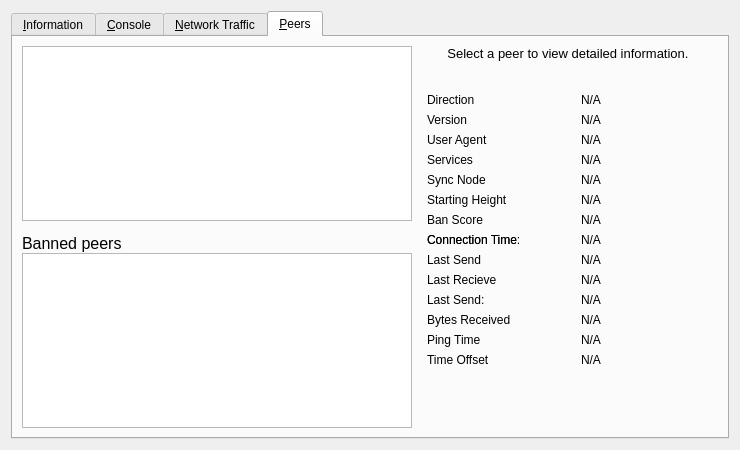
<?xml version="1.0" encoding="UTF-8"?>
<ui version="4.0">
 <class>RPCConsole</class>
 <widget class="QWidget" name="RPCConsole">
  <property name="geometry">
   <rect>
    <x>0</x>
    <y>0</y>
    <width>740</width>
    <height>450</height>
   </rect>
  </property>
  <property name="windowTitle">
   <string>Octopus - Debug window</string>
  </property>
  <layout class="QVBoxLayout" name="verticalLayout_2">
   <item>
    <widget class="QTabWidget" name="tabWidget">
     <property name="currentIndex">
      <number>3</number>
     </property>
     <widget class="QWidget" name="tab_info">
      <attribute name="title">
       <string>&amp;Information</string>
      </attribute>
      <layout class="QFormLayout" name="formLayout">
       <item row="0" column="0">
        <widget class="QLabel" name="label_9">
         <property name="font">
          <font>
           <weight>75</weight>
           <bold>true</bold>
          </font>
         </property>
         <property name="text">
          <string>Octopus Core</string>
         </property>
        </widget>
       </item>
       <item row="1" column="0">
        <widget class="QLabel" name="label_5">
         <property name="text">
          <string>Client name</string>
         </property>
        </widget>
       </item>
       <item row="1" column="1">
        <widget class="QLabel" name="clientName">
         <property name="cursor">
          <cursorShape>IBeamCursor</cursorShape>
         </property>
         <property name="text">
          <string>N/A</string>
         </property>
         <property name="textFormat">
          <enum>Qt::PlainText</enum>
         </property>
         <property name="textInteractionFlags">
          <set>Qt::LinksAccessibleByMouse|Qt::TextSelectableByKeyboard|Qt::TextSelectableByMouse</set>
         </property>
        </widget>
       </item>
       <item row="2" column="0">
        <widget class="QLabel" name="label_6">
         <property name="text">
          <string>Client version</string>
         </property>
        </widget>
       </item>
       <item row="2" column="1">
        <widget class="QLabel" name="clientVersion">
         <property name="cursor">
          <cursorShape>IBeamCursor</cursorShape>
         </property>
         <property name="text">
          <string>N/A</string>
         </property>
         <property name="textFormat">
          <enum>Qt::PlainText</enum>
         </property>
         <property name="textInteractionFlags">
          <set>Qt::LinksAccessibleByMouse|Qt::TextSelectableByKeyboard|Qt::TextSelectableByMouse</set>
         </property>
        </widget>
       </item>
       <item row="3" column="0">
        <widget class="QLabel" name="label_14">
         <property name="text">
          <string>Using OpenSSL version</string>
         </property>
         <property name="indent">
          <number>10</number>
         </property>
        </widget>
       </item>
       <item row="3" column="1">
        <widget class="QLabel" name="openSSLVersion">
         <property name="cursor">
          <cursorShape>IBeamCursor</cursorShape>
         </property>
         <property name="text">
          <string>N/A</string>
         </property>
         <property name="textFormat">
          <enum>Qt::PlainText</enum>
         </property>
         <property name="textInteractionFlags">
          <set>Qt::LinksAccessibleByMouse|Qt::TextSelectableByKeyboard|Qt::TextSelectableByMouse</set>
         </property>
        </widget>
       </item>
       <item row="4" column="0">
        <widget class="QLabel" name="label_12">
         <property name="text">
          <string>Build date</string>
         </property>
        </widget>
       </item>
       <item row="4" column="1">
        <widget class="QLabel" name="buildDate">
         <property name="cursor">
          <cursorShape>IBeamCursor</cursorShape>
         </property>
         <property name="text">
          <string>N/A</string>
         </property>
         <property name="textFormat">
          <enum>Qt::PlainText</enum>
         </property>
         <property name="textInteractionFlags">
          <set>Qt::LinksAccessibleByMouse|Qt::TextSelectableByKeyboard|Qt::TextSelectableByMouse</set>
         </property>
        </widget>
       </item>
       <item row="5" column="0">
        <widget class="QLabel" name="label_13">
         <property name="text">
          <string>Startup time</string>
         </property>
        </widget>
       </item>
       <item row="5" column="1">
        <widget class="QLabel" name="startupTime">
         <property name="cursor">
          <cursorShape>IBeamCursor</cursorShape>
         </property>
         <property name="text">
          <string>N/A</string>
         </property>
         <property name="textFormat">
          <enum>Qt::PlainText</enum>
         </property>
         <property name="textInteractionFlags">
          <set>Qt::LinksAccessibleByMouse|Qt::TextSelectableByKeyboard|Qt::TextSelectableByMouse</set>
         </property>
        </widget>
       </item>
       <item row="6" column="0">
        <widget class="QLabel" name="label_11">
         <property name="font">
          <font>
           <weight>75</weight>
           <bold>true</bold>
          </font>
         </property>
         <property name="text">
          <string>Network</string>
         </property>
        </widget>
       </item>
       <item row="7" column="0">
        <widget class="QLabel" name="label_7">
         <property name="text">
          <string>Number of connections</string>
         </property>
        </widget>
       </item>
       <item row="7" column="1">
        <widget class="QLabel" name="numberOfConnections">
         <property name="cursor">
          <cursorShape>IBeamCursor</cursorShape>
         </property>
         <property name="text">
          <string>N/A</string>
         </property>
         <property name="textFormat">
          <enum>Qt::PlainText</enum>
         </property>
         <property name="textInteractionFlags">
          <set>Qt::LinksAccessibleByMouse|Qt::TextSelectableByKeyboard|Qt::TextSelectableByMouse</set>
         </property>
        </widget>
       </item>
       <item row="8" column="0">
        <widget class="QLabel" name="label_15">
         <property name="text">
          <string>Number of masternodes</string>
         </property>
        </widget>
       </item>
       <item row="8" column="1">
        <widget class="QLabel" name="masternodeCount">
         <property name="cursor">
          <cursorShape>IBeamCursor</cursorShape>
         </property>
         <property name="text">
          <string>N/A</string>
         </property>
         <property name="textFormat">
          <enum>Qt::PlainText</enum>
         </property>
         <property name="textInteractionFlags">
          <set>Qt::LinksAccessibleByMouse|Qt::TextSelectableByKeyboard|Qt::TextSelectableByMouse</set>
         </property>
        </widget>
       </item>
       <item row="9" column="0">
        <widget class="QLabel" name="label_8">
         <property name="text">
          <string>On testnet</string>
         </property>
        </widget>
       </item>
       <item row="9" column="1">
        <widget class="QCheckBox" name="isTestNet">
         <property name="enabled">
          <bool>false</bool>
         </property>
         <property name="text">
          <string/>
         </property>
        </widget>
       </item>
       <item row="10" column="0">
        <widget class="QLabel" name="label_10">
         <property name="font">
          <font>
           <weight>75</weight>
           <bold>true</bold>
          </font>
         </property>
         <property name="text">
          <string>Block chain</string>
         </property>
        </widget>
       </item>
       <item row="11" column="0">
        <widget class="QLabel" name="label_3">
         <property name="text">
          <string>Current number of blocks</string>
         </property>
        </widget>
       </item>
       <item row="11" column="1">
        <widget class="QLabel" name="numberOfBlocks">
         <property name="cursor">
          <cursorShape>IBeamCursor</cursorShape>
         </property>
         <property name="text">
          <string>N/A</string>
         </property>
         <property name="textFormat">
          <enum>Qt::PlainText</enum>
         </property>
         <property name="textInteractionFlags">
          <set>Qt::LinksAccessibleByMouse|Qt::TextSelectableByKeyboard|Qt::TextSelectableByMouse</set>
         </property>
        </widget>
       </item>
       <item row="12" column="0">
        <widget class="QLabel" name="label_2">
         <property name="text">
          <string>Last block time</string>
         </property>
        </widget>
       </item>
       <item row="12" column="1">
        <widget class="QLabel" name="lastBlockTime">
         <property name="cursor">
          <cursorShape>IBeamCursor</cursorShape>
         </property>
         <property name="text">
          <string>N/A</string>
         </property>
         <property name="textFormat">
          <enum>Qt::PlainText</enum>
         </property>
         <property name="textInteractionFlags">
          <set>Qt::LinksAccessibleByMouse|Qt::TextSelectableByKeyboard|Qt::TextSelectableByMouse</set>
         </property>
        </widget>
       </item>
       <item row="13" column="0">
        <spacer name="verticalSpacer_2">
         <property name="orientation">
          <enum>Qt::Vertical</enum>
         </property>
         <property name="sizeHint" stdset="0">
          <size>
           <width>20</width>
           <height>10</height>
          </size>
         </property>
        </spacer>
       </item>
       <item row="14" column="0">
        <widget class="QLabel" name="labelDebugLogfile">
         <property name="font">
          <font>
           <weight>75</weight>
           <bold>true</bold>
          </font>
         </property>
         <property name="text">
          <string>Debug log file</string>
         </property>
        </widget>
       </item>
       <item row="15" column="0">
        <widget class="QPushButton" name="openDebugLogfileButton">
         <property name="toolTip">
          <string>Open the Octopus debug log file from the current data directory. This can take a few seconds for large log files.</string>
         </property>
         <property name="text">
          <string>&amp;Open</string>
         </property>
         <property name="autoDefault">
          <bool>false</bool>
         </property>
        </widget>
       </item>
       <item row="16" column="0">
        <widget class="QLabel" name="labelCLOptions">
         <property name="font">
          <font>
           <weight>75</weight>
           <bold>true</bold>
          </font>
         </property>
         <property name="text">
          <string>Command-line options</string>
         </property>
        </widget>
       </item>
       <item row="17" column="0">
        <widget class="QPushButton" name="showCLOptionsButton">
         <property name="toolTip">
          <string>Show the Octopus-Qt help message to get a list with possible Octopus command-line options.</string>
         </property>
         <property name="text">
          <string>&amp;Show</string>
         </property>
         <property name="autoDefault">
          <bool>false</bool>
         </property>
        </widget>
       </item>
       <item row="18" column="0">
        <spacer name="verticalSpacer">
         <property name="orientation">
          <enum>Qt::Vertical</enum>
         </property>
         <property name="sizeHint" stdset="0">
          <size>
           <width>20</width>
           <height>20</height>
          </size>
         </property>
        </spacer>
       </item>
      </layout>
     </widget>
     <widget class="QWidget" name="tab_console">
      <attribute name="title">
       <string>&amp;Console</string>
      </attribute>
      <layout class="QGridLayout" name="gridLayout">
       <item row="0" column="0">
        <widget class="QTextEdit" name="messagesWidget">
         <property name="minimumSize">
          <size>
           <width>0</width>
           <height>100</height>
          </size>
         </property>
         <property name="readOnly">
          <bool>true</bool>
         </property>
         <property name="tabKeyNavigation" stdset="0">
          <bool>false</bool>
         </property>
         <property name="columnCount" stdset="0">
          <number>2</number>
         </property>
        </widget>
       </item>
       <item row="1" column="0">
        <layout class="QHBoxLayout" name="horizontalLayout">
         <property name="spacing">
          <number>3</number>
         </property>
         <item>
          <widget class="QPushButton" name="copyButton">
           <property name="maximumSize">
            <size>
             <width>24</width>
             <height>24</height>
            </size>
           </property>
           <property name="toolTip">
            <string>Copy to clipboard</string>
           </property>
           <property name="text">
            <string/>
           </property>
           <property name="icon">
            <iconset resource="../bitcoin.qrc">
             <normaloff>:/icons/editcopy</normaloff>:/icons/editcopy</iconset>
           </property>
           <property name="shortcut">
            <string notr="true">Ctrl+L</string>
           </property>
           <property name="autoDefault">
            <bool>false</bool>
           </property>
          </widget>
         </item>
         <item>
          <widget class="QLabel" name="label">
           <property name="text">
            <string notr="true">&gt;</string>
           </property>
          </widget>
         </item>
         <item>
          <widget class="QLineEdit" name="lineEdit"/>
         </item>
         <item>
          <widget class="QToolButton" name="pasteButton">
           <property name="sizePolicy">
            <sizepolicy hsizetype="Minimum" vsizetype="Fixed">
             <horstretch>0</horstretch>
             <verstretch>0</verstretch>
            </sizepolicy>
           </property>
           <property name="minimumSize">
            <size>
             <width>24</width>
             <height>24</height>
            </size>
           </property>
           <property name="maximumSize">
            <size>
             <width>24</width>
             <height>24</height>
            </size>
           </property>
           <property name="toolTip">
            <string>Paste from clipboard</string>
           </property>
           <property name="text">
            <string/>
           </property>
           <property name="icon">
            <iconset resource="../bitcoin.qrc">
             <normaloff>:/icons/editpaste</normaloff>:/icons/editpaste</iconset>
           </property>
           <property name="shortcut">
            <string>Alt+P</string>
           </property>
          </widget>
         </item>
        </layout>
       </item>
      </layout>
     </widget>
     <widget class="QWidget" name="tab_nettraffic">
      <attribute name="title">
       <string>&amp;Network Traffic</string>
      </attribute>
      <layout class="QHBoxLayout" name="horizontalLayout_3">
       <item>
        <layout class="QVBoxLayout" name="verticalLayout_4">
         <item>
          <widget class="TrafficGraphWidget" name="trafficGraph" native="true">
           <property name="sizePolicy">
            <sizepolicy hsizetype="Expanding" vsizetype="Expanding">
             <horstretch>0</horstretch>
             <verstretch>0</verstretch>
            </sizepolicy>
           </property>
          </widget>
         </item>
         <item>
          <layout class="QHBoxLayout" name="horizontalLayout_2">
           <item>
            <widget class="QSlider" name="sldGraphRange">
             <property name="minimum">
              <number>1</number>
             </property>
             <property name="maximum">
              <number>288</number>
             </property>
             <property name="pageStep">
              <number>12</number>
             </property>
             <property name="value">
              <number>6</number>
             </property>
             <property name="orientation">
              <enum>Qt::Horizontal</enum>
             </property>
            </widget>
           </item>
           <item>
            <widget class="QLabel" name="lblGraphRange">
             <property name="minimumSize">
              <size>
               <width>100</width>
               <height>0</height>
              </size>
             </property>
             <property name="alignment">
              <set>Qt::AlignCenter</set>
             </property>
            </widget>
           </item>
           <item>
            <widget class="QPushButton" name="btnClearTrafficGraph">
             <property name="text">
              <string>&amp;Clear</string>
             </property>
            </widget>
           </item>
          </layout>
         </item>
        </layout>
       </item>
       <item>
        <layout class="QVBoxLayout" name="verticalLayout">
         <item>
          <widget class="QGroupBox" name="groupBox">
           <property name="title">
            <string>Totals</string>
           </property>
           <layout class="QVBoxLayout" name="verticalLayout_5">
            <item>
             <layout class="QHBoxLayout" name="horizontalLayout_4">
              <item>
               <widget class="Line" name="line">
                <property name="sizePolicy">
                 <sizepolicy hsizetype="Fixed" vsizetype="Fixed">
                  <horstretch>0</horstretch>
                  <verstretch>0</verstretch>
                 </sizepolicy>
                </property>
                <property name="minimumSize">
                 <size>
                  <width>10</width>
                  <height>0</height>
                 </size>
                </property>
                <property name="palette">
                 <palette>
                  <active>
                   <colorrole role="Light">
                    <brush brushstyle="SolidPattern">
                     <color alpha="255">
                      <red>0</red>
                      <green>255</green>
                      <blue>0</blue>
                     </color>
                    </brush>
                   </colorrole>
                  </active>
                  <inactive>
                   <colorrole role="Light">
                    <brush brushstyle="SolidPattern">
                     <color alpha="255">
                      <red>0</red>
                      <green>255</green>
                      <blue>0</blue>
                     </color>
                    </brush>
                   </colorrole>
                  </inactive>
                  <disabled>
                   <colorrole role="Light">
                    <brush brushstyle="SolidPattern">
                     <color alpha="255">
                      <red>0</red>
                      <green>255</green>
                      <blue>0</blue>
                     </color>
                    </brush>
                   </colorrole>
                  </disabled>
                 </palette>
                </property>
                <property name="orientation">
                 <enum>Qt::Horizontal</enum>
                </property>
               </widget>
              </item>
              <item>
               <widget class="QLabel" name="label_16">
                <property name="text">
                 <string>In:</string>
                </property>
               </widget>
              </item>
              <item>
               <widget class="QLabel" name="lblBytesIn">
                <property name="minimumSize">
                 <size>
                  <width>50</width>
                  <height>0</height>
                 </size>
                </property>
                <property name="alignment">
                 <set>Qt::AlignRight|Qt::AlignTrailing|Qt::AlignVCenter</set>
                </property>
               </widget>
              </item>
             </layout>
            </item>
            <item>
             <layout class="QHBoxLayout" name="horizontalLayout_5">
              <item>
               <widget class="Line" name="line_2">
                <property name="sizePolicy">
                 <sizepolicy hsizetype="Fixed" vsizetype="Fixed">
                  <horstretch>0</horstretch>
                  <verstretch>0</verstretch>
                 </sizepolicy>
                </property>
                <property name="minimumSize">
                 <size>
                  <width>10</width>
                  <height>0</height>
                 </size>
                </property>
                <property name="palette">
                 <palette>
                  <active>
                   <colorrole role="Light">
                    <brush brushstyle="SolidPattern">
                     <color alpha="255">
                      <red>255</red>
                      <green>0</green>
                      <blue>0</blue>
                     </color>
                    </brush>
                   </colorrole>
                  </active>
                  <inactive>
                   <colorrole role="Light">
                    <brush brushstyle="SolidPattern">
                     <color alpha="255">
                      <red>255</red>
                      <green>0</green>
                      <blue>0</blue>
                     </color>
                    </brush>
                   </colorrole>
                  </inactive>
                  <disabled>
                   <colorrole role="Light">
                    <brush brushstyle="SolidPattern">
                     <color alpha="255">
                      <red>255</red>
                      <green>0</green>
                      <blue>0</blue>
                     </color>
                    </brush>
                   </colorrole>
                  </disabled>
                 </palette>
                </property>
                <property name="orientation">
                 <enum>Qt::Horizontal</enum>
                </property>
               </widget>
              </item>
              <item>
               <widget class="QLabel" name="label_17">
                <property name="text">
                 <string>Out:</string>
                </property>
               </widget>
              </item>
              <item>
               <widget class="QLabel" name="lblBytesOut">
                <property name="minimumSize">
                 <size>
                  <width>50</width>
                  <height>0</height>
                 </size>
                </property>
                <property name="alignment">
                 <set>Qt::AlignRight|Qt::AlignTrailing|Qt::AlignVCenter</set>
                </property>
               </widget>
              </item>
             </layout>
            </item>
            <item>
             <spacer name="verticalSpacer_4">
              <property name="orientation">
               <enum>Qt::Vertical</enum>
              </property>
              <property name="sizeHint" stdset="0">
               <size>
                <width>20</width>
                <height>407</height>
               </size>
              </property>
             </spacer>
            </item>
           </layout>
          </widget>
         </item>
        </layout>
       </item>
      </layout>
     </widget>
     <widget class="QWidget" name="tab_peers">
      <attribute name="title">
       <string>&amp;Peers</string>
      </attribute>
      <layout class="QGridLayout" name="gridLayout_2">
       <item row="0" column="0" rowspan="2">
        <layout class="QVBoxLayout" name="verticalLayout_101">
         <property name="spacing">
          <number>0</number>
         </property>
         <item>
          <widget class="QTableView" name="peerWidget">
           <property name="horizontalScrollBarPolicy">
            <enum>Qt::ScrollBarAsNeeded</enum>
           </property>
           <property name="sortingEnabled">
            <bool>true</bool>
           </property>
           <attribute name="horizontalHeaderHighlightSections">
            <bool>false</bool>
           </attribute>
          </widget>
         </item>
         <item>
          <widget class="QLabel" name="banHeading">
           <property name="sizePolicy">
            <sizepolicy hsizetype="Preferred" vsizetype="Minimum">
             <horstretch>0</horstretch>
             <verstretch>0</verstretch>
            </sizepolicy>
           </property>
           <property name="minimumSize">
            <size>
             <width>300</width>
             <height>32</height>
            </size>
           </property>
           <property name="maximumSize">
            <size>
             <width>16777215</width>
             <height>32</height>
            </size>
           </property>
           <property name="font">
            <font>
             <pointsize>12</pointsize>
            </font>
           </property>
           <property name="cursor">
            <cursorShape>IBeamCursor</cursorShape>
           </property>
           <property name="text">
            <string>Banned peers</string>
           </property>
           <property name="alignment">
            <set>Qt::AlignBottom|Qt::AlignLeading|Qt::AlignLeft</set>
           </property>
           <property name="wordWrap">
            <bool>true</bool>
           </property>
           <property name="textInteractionFlags">
            <set>Qt::NoTextInteraction</set>
           </property>
          </widget>
         </item>
         <item>
          <widget class="QTableView" name="banlistWidget">
           <property name="sizePolicy">
            <sizepolicy hsizetype="Expanding" vsizetype="Expanding">
             <horstretch>0</horstretch>
             <verstretch>0</verstretch>
            </sizepolicy>
           </property>
           <property name="horizontalScrollBarPolicy">
            <enum>Qt::ScrollBarAsNeeded</enum>
           </property>
           <property name="sortingEnabled">
            <bool>true</bool>
           </property>
           <attribute name="horizontalHeaderHighlightSections">
            <bool>false</bool>
           </attribute>
          </widget>
         </item>
        </layout>
       </item>
       <item row="0" column="1">
        <widget class="QLabel" name="peerHeading">
         <property name="sizePolicy">
          <sizepolicy hsizetype="Preferred" vsizetype="Minimum">
           <horstretch>0</horstretch>
           <verstretch>0</verstretch>
          </sizepolicy>
         </property>
         <property name="minimumSize">
          <size>
           <width>300</width>
           <height>32</height>
          </size>
         </property>
         <property name="font">
          <font>
           <pointsize>10</pointsize>
          </font>
         </property>
         <property name="cursor">
          <cursorShape>IBeamCursor</cursorShape>
         </property>
         <property name="text">
          <string>Select a peer to view detailed information.</string>
         </property>
         <property name="alignment">
          <set>Qt::AlignHCenter|Qt::AlignTop</set>
         </property>
         <property name="wordWrap">
          <bool>true</bool>
         </property>
         <property name="textInteractionFlags">
          <set>Qt::LinksAccessibleByMouse|Qt::TextSelectableByKeyboard|Qt::TextSelectableByMouse</set>
         </property>
        </widget>
       </item>
       <item row="1" column="1">
        <widget class="QWidget" name="detailWidget" native="true">
         <property name="minimumSize">
          <size>
           <width>300</width>
           <height>0</height>
          </size>
         </property>
         <layout class="QGridLayout" name="gridLayout_3">
          <item row="0" column="0">
           <widget class="QLabel" name="label_23">
            <property name="text">
             <string>Direction</string>
            </property>
           </widget>
          </item>
          <item row="0" column="2">
           <widget class="QLabel" name="peerDirection">
            <property name="cursor">
             <cursorShape>IBeamCursor</cursorShape>
            </property>
            <property name="text">
             <string>N/A</string>
            </property>
            <property name="textFormat">
             <enum>Qt::PlainText</enum>
            </property>
            <property name="textInteractionFlags">
             <set>Qt::LinksAccessibleByMouse|Qt::TextSelectableByKeyboard|Qt::TextSelectableByMouse</set>
            </property>
           </widget>
          </item>
          <item row="1" column="0">
           <widget class="QLabel" name="label_21">
            <property name="text">
             <string>Version</string>
            </property>
           </widget>
          </item>
          <item row="2" column="0">
           <widget class="QLabel" name="label_28">
            <property name="cursor">
             <cursorShape>IBeamCursor</cursorShape>
            </property>
            <property name="text">
             <string>User Agent</string>
            </property>
            <property name="textFormat">
             <enum>Qt::PlainText</enum>
            </property>
            <property name="textInteractionFlags">
             <set>Qt::LinksAccessibleByMouse|Qt::TextSelectableByKeyboard|Qt::TextSelectableByMouse</set>
            </property>
           </widget>
          </item>
          <item row="2" column="2">
           <widget class="QLabel" name="peerSubversion">
            <property name="cursor">
             <cursorShape>IBeamCursor</cursorShape>
            </property>
            <property name="text">
             <string>N/A</string>
            </property>
            <property name="textFormat">
             <enum>Qt::PlainText</enum>
            </property>
            <property name="textInteractionFlags">
             <set>Qt::LinksAccessibleByMouse|Qt::TextSelectableByKeyboard|Qt::TextSelectableByMouse</set>
            </property>
           </widget>
          </item>
          <item row="3" column="0">
           <widget class="QLabel" name="label_4">
            <property name="text">
             <string>Services</string>
            </property>
           </widget>
          </item>
          <item row="3" column="2">
           <widget class="QLabel" name="peerServices">
            <property name="cursor">
             <cursorShape>IBeamCursor</cursorShape>
            </property>
            <property name="text">
             <string>N/A</string>
            </property>
            <property name="textFormat">
             <enum>Qt::PlainText</enum>
            </property>
            <property name="textInteractionFlags">
             <set>Qt::LinksAccessibleByMouse|Qt::TextSelectableByKeyboard|Qt::TextSelectableByMouse</set>
            </property>
           </widget>
          </item>
          <item row="8" column="0">
           <widget class="QLabel" name="label_22">
            <property name="text">
             <string>Connection Time:</string>
            </property>
           </widget>
          </item>
          <item row="4" column="0">
           <widget class="QLabel" name="label_25">
            <property name="text">
             <string>Sync Node</string>
            </property>
           </widget>
          </item>
          <item row="4" column="2">
           <widget class="QLabel" name="peerSyncNode">
            <property name="cursor">
             <cursorShape>IBeamCursor</cursorShape>
            </property>
            <property name="text">
             <string>N/A</string>
            </property>
            <property name="textFormat">
             <enum>Qt::PlainText</enum>
            </property>
            <property name="textInteractionFlags">
             <set>Qt::LinksAccessibleByMouse|Qt::TextSelectableByKeyboard|Qt::TextSelectableByMouse</set>
            </property>
           </widget>
          </item>
          <item row="5" column="0">
           <widget class="QLabel" name="label_29">
            <property name="text">
             <string>Starting Height</string>
            </property>
           </widget>
          </item>
          <item row="5" column="2">
           <widget class="QLabel" name="peerHeight">
            <property name="cursor">
             <cursorShape>IBeamCursor</cursorShape>
            </property>
            <property name="text">
             <string>N/A</string>
            </property>
            <property name="textFormat">
             <enum>Qt::PlainText</enum>
            </property>
            <property name="textInteractionFlags">
             <set>Qt::LinksAccessibleByMouse|Qt::TextSelectableByKeyboard|Qt::TextSelectableByMouse</set>
            </property>
           </widget>
          </item>
          <item row="7" column="0">
           <widget class="QLabel" name="label_24">
            <property name="text">
             <string>Ban Score</string>
            </property>
           </widget>
          </item>
          <item row="7" column="2">
           <widget class="QLabel" name="peerBanScore">
            <property name="cursor">
             <cursorShape>IBeamCursor</cursorShape>
            </property>
            <property name="text">
             <string>N/A</string>
            </property>
            <property name="textFormat">
             <enum>Qt::PlainText</enum>
            </property>
            <property name="textInteractionFlags">
             <set>Qt::LinksAccessibleByMouse|Qt::TextSelectableByKeyboard|Qt::TextSelectableByMouse</set>
            </property>
           </widget>
          </item>
          <item row="8" column="0">
           <widget class="QLabel" name="label_22">
            <property name="text">
             <string>Connection Time</string>
            </property>
           </widget>
          </item>
          <item row="8" column="2">
           <widget class="QLabel" name="peerConnTime">
            <property name="cursor">
             <cursorShape>IBeamCursor</cursorShape>
            </property>
            <property name="text">
             <string>N/A</string>
            </property>
            <property name="textFormat">
             <enum>Qt::PlainText</enum>
            </property>
            <property name="textInteractionFlags">
             <set>Qt::LinksAccessibleByMouse|Qt::TextSelectableByKeyboard|Qt::TextSelectableByMouse</set>
            </property>
           </widget>
          </item>
          <item row="9" column="0">
           <widget class="QLabel" name="label_15">
            <property name="text">
             <string>Last Send</string>
            </property>
           </widget>
          </item>
          <item row="9" column="2">
           <widget class="QLabel" name="peerLastSend">
            <property name="cursor">
             <cursorShape>IBeamCursor</cursorShape>
            </property>
            <property name="text">
             <string>N/A</string>
            </property>
            <property name="textFormat">
             <enum>Qt::PlainText</enum>
            </property>
            <property name="textInteractionFlags">
             <set>Qt::LinksAccessibleByMouse|Qt::TextSelectableByKeyboard|Qt::TextSelectableByMouse</set>
            </property>
           </widget>
          </item>
          <item row="10" column="0">
           <widget class="QLabel" name="label_19">
            <property name="text">
             <string>Last Recieve</string>
            </property>
           </widget>
          </item>
          <item row="10" column="2">
           <widget class="QLabel" name="peerLastRecv">
            <property name="cursor">
             <cursorShape>IBeamCursor</cursorShape>
            </property>
            <property name="text">
             <string>N/A</string>
            </property>
            <property name="textFormat">
             <enum>Qt::PlainText</enum>
            </property>
            <property name="textInteractionFlags">
             <set>Qt::LinksAccessibleByMouse|Qt::TextSelectableByKeyboard|Qt::TextSelectableByMouse</set>
            </property>
           </widget>
          </item>
          <item row="11" column="0">
           <widget class="QLabel" name="label_18">
            <property name="text">
             <string>Last Send:</string>
            </property>
           </widget>
          </item>
          <item row="11" column="2">
           <widget class="QLabel" name="peerBytesSent">
            <property name="cursor">
             <cursorShape>IBeamCursor</cursorShape>
            </property>
            <property name="text">
             <string>N/A</string>
            </property>
            <property name="textFormat">
             <enum>Qt::PlainText</enum>
            </property>
            <property name="textInteractionFlags">
             <set>Qt::LinksAccessibleByMouse|Qt::TextSelectableByKeyboard|Qt::TextSelectableByMouse</set>
            </property>
           </widget>
          </item>
          <item row="12" column="0">
           <widget class="QLabel" name="label_20">
            <property name="text">
             <string>Bytes Received</string>
            </property>
           </widget>
          </item>
          <item row="12" column="2">
           <widget class="QLabel" name="peerBytesRecv">
            <property name="cursor">
             <cursorShape>IBeamCursor</cursorShape>
            </property>
            <property name="text">
             <string>N/A</string>
            </property>
            <property name="textFormat">
             <enum>Qt::PlainText</enum>
            </property>
            <property name="textInteractionFlags">
             <set>Qt::LinksAccessibleByMouse|Qt::TextSelectableByKeyboard|Qt::TextSelectableByMouse</set>
            </property>
           </widget>
          </item>
          <item row="13" column="0">
           <widget class="QLabel" name="label_26">
            <property name="text">
             <string>Ping Time</string>
            </property>
           </widget>
          </item>
          <item row="13" column="2">
           <widget class="QLabel" name="peerPingTime">
            <property name="cursor">
             <cursorShape>IBeamCursor</cursorShape>
            </property>
            <property name="text">
             <string>N/A</string>
            </property>
            <property name="textFormat">
             <enum>Qt::PlainText</enum>
            </property>
            <property name="textInteractionFlags">
             <set>Qt::LinksAccessibleByMouse|Qt::TextSelectableByKeyboard|Qt::TextSelectableByMouse</set>
            </property>
           </widget>
          </item>
          <item row="14" column="0">
           <widget class="QLabel" name="label_timeoffset">
            <property name="text">
             <string>Time Offset</string>
            </property>
           </widget>
          </item>
          <item row="14" column="2">
           <widget class="QLabel" name="timeoffset">
            <property name="cursor">
             <cursorShape>IBeamCursor</cursorShape>
            </property>
            <property name="text">
             <string>N/A</string>
            </property>
            <property name="textFormat">
             <enum>Qt::PlainText</enum>
            </property>
            <property name="textInteractionFlags">
             <set>Qt::LinksAccessibleByMouse|Qt::TextSelectableByKeyboard|Qt::TextSelectableByMouse</set>
            </property>
           </widget>
          </item>
          <item row="15" column="1">
           <spacer name="verticalSpacer_3">
            <property name="orientation">
             <enum>Qt::Vertical</enum>
            </property>
            <property name="sizeHint" stdset="0">
             <size>
              <width>20</width>
              <height>40</height>
             </size>
            </property>
           </spacer>
          </item>
          <item row="1" column="2">
           <widget class="QLabel" name="peerVersion">
            <property name="text">
             <string>N/A</string>
            </property>
           </widget>
          </item>
         </layout>
        </widget>
       </item>
      </layout>
     </widget>
    </widget>
   </item>
  </layout>
 </widget>
 <customwidgets>
  <customwidget>
   <class>TrafficGraphWidget</class>
   <extends>QWidget</extends>
   <header>trafficgraphwidget.h</header>
   <container>1</container>
   <slots>
    <slot>clear()</slot>
   </slots>
  </customwidget>
 </customwidgets>
 <resources>
  <include location="../bitcoin.qrc"/>
 </resources>
 <connections/>
</ui>
